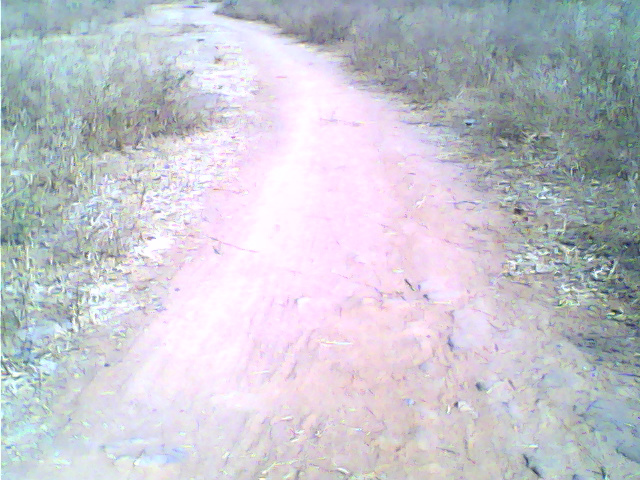
#> input picture 03_Software codes/03_Python_AI_Jetson Nano/01_myOpenCV/img/1.jpg, 640 x 480 px, given in place of the camera
$ python edgeLineVideo.py
#> lines starting #> are read from the running program, lines starting #| are printed output that depends on the picture; after the words box and inside, x2 and y2 are one past the last pixel; in counts of white or black regions, pixels touching at a corner belong together; long printed decimals are rounded
# jetbot@jetson-4-3:~/Desktop/pyPro/myOpenCV$ /usr/bin/python3 /home/jetbot/Desktop/pyPro/myOpenCV/edgeLineVideo.py
import cv2
import numpy as np
import time

cam=cv2.VideoCapture(0)
# used to record the time when we processed last frame
prev_frame_time = 0
# used to record the time at which we processed current frame
new_frame_time = 0

while True:
    ret, roi =cam.read()
#> roi is the input picture: shape (480, 640, 3); mean B, G, R 206.2, 197.7, 197.4
    #roi = cv2.imread('f1.jpg')

    frame=roi[280:480, 220:420]   # 640x480
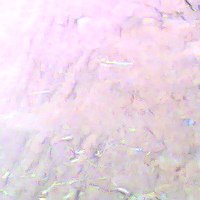
#> frame: shape (200, 200, 3); mean B, G, R 228.2, 216, 234.3
    cv2.imshow('ROI', frame)
    cv2.moveWindow('ROI',0,0)

    hsv = cv2.cvtColor(frame, cv2.COLOR_BGR2HSV)
#> hsv: shape (200, 200, 3); mean H, S, V 131.4, 23, 235.9
    hueImg, satImg, valImg = cv2.split(hsv)
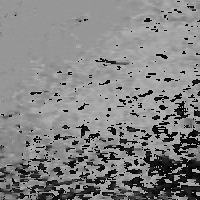
#> hueImg: shape (200, 200); min 0, max 179, mean 131.4
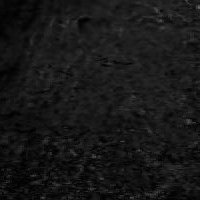
#> satImg: shape (200, 200); min 0, max 101, mean 23
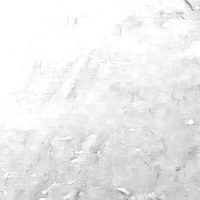
#> valImg: shape (200, 200); min 116, max 255, mean 235.9
    hueMask = cv2.inRange(hueImg, 10,80)  #10,80
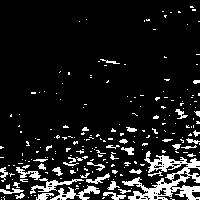
#> hueMask: shape (200, 200); 10.7% white; 221 white regions (184 under 20 px), largest, box (x1, y1, x2, y2) and area: (122, 151, 200, 200) 1456, (50, 185, 100, 200) 291, (30, 178, 84, 194) 248
    satMask = cv2.inRange(satImg, 100,255)  #100,250
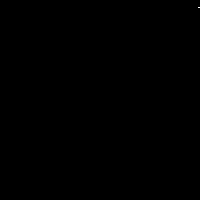
#> satMask: shape (200, 200); 0.01% white in thin lines or dots, all inside (x1, y1, x2, y2) = (198, 7, 200, 8)
    valMask = cv2.inRange(valImg, 100,255)  #100,250
#> valMask: shape (200, 200); every value is 255
    hueMask = hueMask & satMask & valMask
#> hueMask: shape (200, 200); every value is 0
    cv2.imshow("COMBO_MASK", hueMask)
    cv2.moveWindow('COMBO_MASK',1000,0)

#noNoise = cv2.fastNlMeansDenoising(hueMask,250,7,21)
#cv2.imshow("NO_NOISE", noNoise)
#cv2.moveWindow('NO_NOISE',1000,150)

    vertical = np.copy(hueMask)
    rows = vertical.shape[0]
#> rows = 200
    verticalsize = rows // 9   #influencing the target direction !!!
#> verticalsize = 22
# Create structure element for extracting vertical lines through morphology operations
    verticalStructure = cv2.getStructuringElement(cv2.MORPH_RECT, (1, verticalsize))
#> verticalStructure = 22 values from 1 to 1
    vertical = cv2.erode(vertical, verticalStructure)
    vertical = cv2.dilate(vertical, verticalStructure)
    cv2.imshow("COMBO_VERTICAL", vertical)
    cv2.moveWindow('COMBO_VERTICAL',1200,0)

    contours, hierarhy = cv2.findContours(vertical, cv2.RETR_TREE, cv2.CHAIN_APPROX_SIMPLE)
#> contours = []
    frame = cv2.drawContours(frame, contours, -1, (0,0,250), 1)
    cv2.fillPoly(frame, pts =contours, color=(255,0,255))
    cv2.imshow('CONTOUR', frame)
    cv2.moveWindow('CONTOUR',1400,0)

#get conture centers
    contours_poly = len(contours)
#> contours_poly = 0
    center = len(contours)
#> center = 0
    radius = len(contours)
#> radius = 0
#find enclosing polygon which fits around the contures
    rMax = 1
    origo = (100,100)
    for i in range(0,len(contours)):
	    cont = contours[i]
	    approx = cv2.approxPolyDP(cont, 2, True)
	    #(x,y),radius = cv2.minEnclosingCircle(approx)
	    (x,y),radius = cv2.minEnclosingCircle(cont)
	    center = (int(x), int(y))
	    radius = int(radius)
	    frameCircle = cv2.circle(frame, center, radius, (255,0,0), 2)
	    if x>0 and x<640 and y>0 and y<480:  #ROI window for region of interes can be smaller (not the full window)
		    if int(radius) > rMax:
			    rMax = int(radius)
			    origo = center
#> this loop made 0 passes
#> after the loop, origo = (100, 100); rMax = 1
    print("rMax & origo: ", rMax, origo)  #rMax or origo can be 0 !
#| rMax & origo:  1 (100, 100)
    #print(rMax, origo)
    frameCircle = cv2.line(frame, (100,200), (100,100), (0,255,255),2)   # ideal line
    frameCircle = cv2.line(frame, (100,200), origo, (0,0,250),2)		# direction required
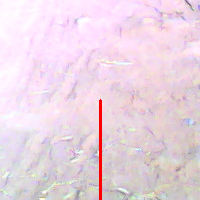
#> frameCircle: shape (200, 200, 3); mean B, G, R 226.6, 214.5, 234.5

    x11 = 100
    y11 = 200
    x12 = 100
    y12 = 100
    #origo
    x21 = 100
    y21 = 200
    x22 = origo[0]
#> x22 = 100
    y22 = origo[1]
#> y22 = 100

    vector_1 = [x11 - x12, y11 - y12]
    vector_2 = [x21 - x22, y21 - y22]
#> vector_2 = [0, 100]
    unit_vector_1 = vector_1 / np.linalg.norm(vector_1)
    unit_vector_2 = vector_2 / np.linalg.norm(vector_2)
#> unit_vector_2 = [0, 1]
    dot_product = np.dot(unit_vector_1, unit_vector_2)
#> dot_product = 1
    angle = np.arccos(dot_product)
#> angle = 0
    if x22 < x11 :
        angle = -1* angle
    print("Angle :", angle*180/np.pi)
#| Angle : 0.0
    cv2.imshow('CIRCLE', frameCircle)
    cv2.moveWindow('CIRCLE',1600,0)

    # cv2.waitKey(0)
    if cv2.waitKey(1)==ord('q'):
#> (key q is pressed here)
        break

    # font which we will be using to display FPS
    font = cv2.FONT_HERSHEY_PLAIN
    # time when we finish processing for this frame
    new_frame_time = time.time()
    fps = 1/(new_frame_time-prev_frame_time)
    prev_frame_time = new_frame_time
    fps = int(fps)
    fps = "FPS: " + str(fps)
    # Trasparent rectangle below FTP text
    # First we crop the sub-rect from the image
    x, y, w, h = 0, 0, 150, 50
    sub_img = roi[y:y+h, x:x+w]
    white_rect = np.ones(sub_img.shape, dtype=np.uint8) * 20  #255
    res = cv2.addWeighted(sub_img, 0.5, white_rect, 0.5, 1.0)
    # Putting the image back to its position
    roi[y:y+h, x:x+w] = res

    roi[280:480, 220:420]=frameCircle
    roi = cv2.rectangle(roi, (220,280),(420,480), (255,0,0),2) # big blue target window
    cv2.putText(roi, fps, (7, 35), font, 2, (0, 0, 0), 2, cv2.LINE_AA)
    cv2.imshow('FINAL', roi)
    cv2.moveWindow('FINAL',1000,600)


cam.release()
cv2.destroyAllWindows()

$ run again, on 03_Software codes/03_Python_AI_Jetson Nano/01_myOpenCV/img/11.jpg
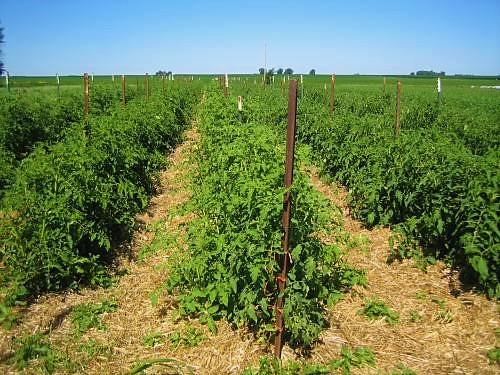
#> input picture 03_Software codes/03_Python_AI_Jetson Nano/01_myOpenCV/img/11.jpg, 500 x 375 px, given in place of the camera
#> roi is the input picture: shape (375, 500, 3); mean B, G, R 87.9, 132.8, 113.5
#> hsv: shape (95, 200, 3); mean H, S, V 27.6, 157.9, 150
#> `hueMask = cv2.inRange(hueImg, 10,80)`:
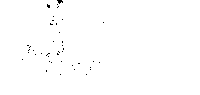
#> hueMask: shape (95, 200); 99.6% white; black in thin lines or dots, all inside (x1, y1, x2, y2) = (22, 0, 104, 75)
#> satMask: shape (95, 200); 93.7% white; black in thin lines or dots
#> valMask: shape (95, 200); 78.2% white; 211 black regions (198 under 20 px), largest, box (x1, y1, x2, y2) and area: (0, 0, 61, 62) 1426, (68, 0, 132, 46) 1033, (59, 33, 103, 80) 652
#> contours = 93 contours, 75 with area under 20; largest, box (x1, y1, x2, y2) and area: (95, 0, 200, 95) 7055, (0, 31, 23, 95) 716, (16, 52, 44, 95) 504, (55, 57, 62, 95) 126, (66, 70, 75, 95) 113
#> contours_poly = 93
#> the loop `for i in range(0,len(contours)):` made 93 passes
#> (cont, approx, x, y, radius, rMax, origo) on pass 1: ([[53, 86], [52, 87], [52, 94], [53, 94]], [[53, 86], [52, 94]], 52.5, 90, 4, 4, (52, 90))
#> after the loop `for i in range(0,len(contours)):`: rMax = 67
#| rMax & origo:  67 (150, 47)
#> `frameCircle = cv2.line(frame, (100,200), origo, (0,0,250),2)`:
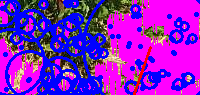
#> frameCircle: shape (95, 200, 3); mean B, G, R 195.6, 28.9, 134.6
#> x22 = 150
#> y22 = 47
#> vector_2 = [-50, 153]
#> unit_vector_2 = [-0.311, 0.951]
#> dot_product = 0.951
#> angle = 0.316
#| Angle : 18.097

$ run again, on 03_Software codes/03_Python_AI_Jetson Nano/01_myOpenCV/img/33.jpg
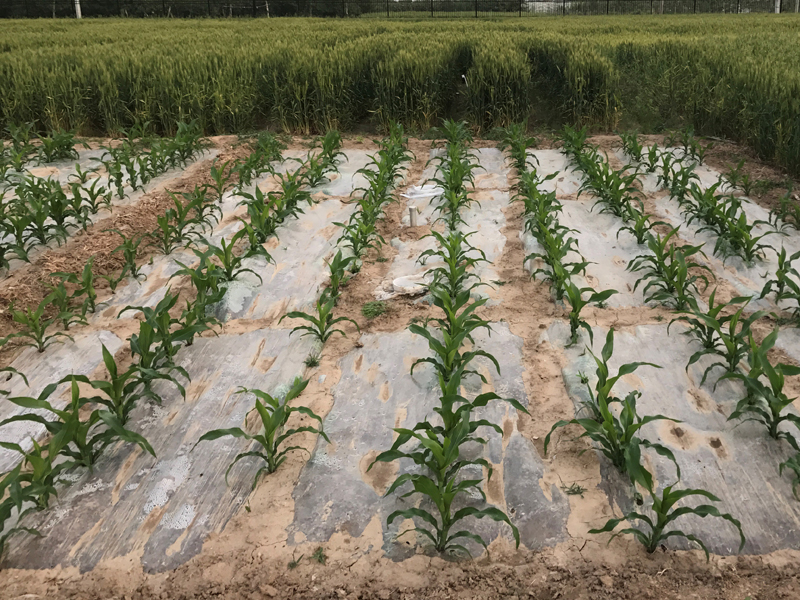
#> input picture 03_Software codes/03_Python_AI_Jetson Nano/01_myOpenCV/img/33.jpg, 800 x 600 px, given in place of the camera
#> roi is the input picture: shape (600, 800, 3); mean B, G, R 95.4, 118.8, 123.8
#> hsv: shape (200, 200, 3); mean H, S, V 20.9, 49.3, 169.5
#> satMask: shape (200, 200); 10.7% white; 120 white regions (101 under 20 px), largest, box (x1, y1, x2, y2) and area: (33, 98, 88, 196) 1528, (67, 0, 160, 63) 1022, (146, 148, 200, 192) 475
#> valMask: shape (200, 200); 90.4% white; 93 black regions (73 under 20 px), largest, box (x1, y1, x2, y2) and area: (6, 115, 93, 200) 1314, (147, 143, 200, 192) 613, (70, 33, 140, 63) 423
#> `hueMask = hueMask & satMask & valMask`:
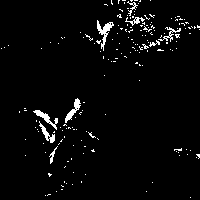
#> hueMask: shape (200, 200); 3.2% white in thin lines or dots
#> vertical: shape (200, 200); every value is 0
#> contours = []
#> contours_poly = 0
#> after the loop `for i in range(0,len(contours)):`: origo = (100, 100); rMax = 1
#| rMax & origo:  1 (100, 100)
#> `frameCircle = cv2.line(frame, (100,200), origo, (0,0,250),2)`:
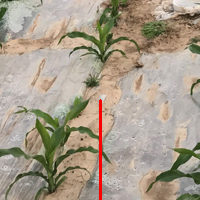
#> frameCircle: shape (200, 200, 3); mean B, G, R 139.8, 156.7, 168.1
#> x22 = 100
#> vector_2 = [0, 100]
#> unit_vector_2 = [0, 1]
#> dot_product = 1
#> angle = 0
#| Angle : 0.0
